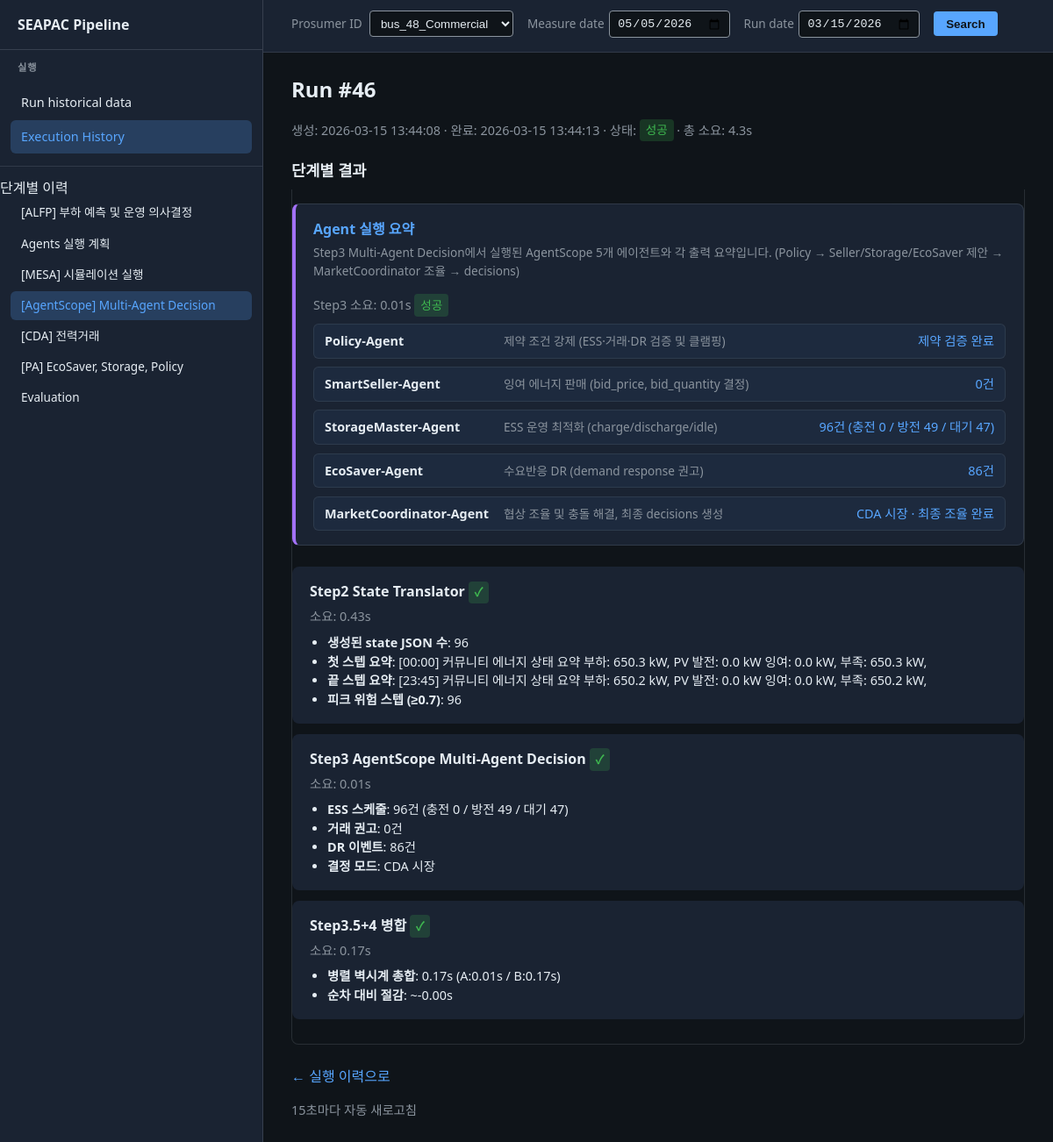
Screenshot of /runs/46?tab=3 with the database file from the repository.
### tables this page shows
CREATE TABLE pipeline_run (
                id INTEGER PRIMARY KEY AUTOINCREMENT,
                created_at TEXT NOT NULL,
                finished_at TEXT,
                status TEXT NOT NULL DEFAULT 'running',
                total_elapsed_sec REAL,
                args_json TEXT,
                error_message TEXT
            , measure_date TEXT);

CREATE TABLE pipeline_stage (
                id INTEGER PRIMARY KEY AUTOINCREMENT,
                run_id INTEGER NOT NULL,
                stage_order INTEGER NOT NULL,
                stage_name TEXT NOT NULL,
                ok INTEGER NOT NULL,
                elapsed_sec REAL NOT NULL DEFAULT 0,
                summary_json TEXT,
                error_text TEXT,
                FOREIGN KEY (run_id) REFERENCES pipeline_run(id)
            );

### pipeline_dashboard/app.py (the view)
@app.route("/runs/<int:run_id>")
def run_detail(run_id: int):
    init_db(_db_path())
    run = get_run_with_stages(run_id, db_path=_db_path())
    if run is None:
        abort(404)
    stages = run.get("stages", [])
    tabs = _stages_for_tabs(stages)
    db_path = _db_path()
    alfp_agent_steps = get_alfp_agent_steps(run_id, stage_order=1, db_path=db_path)
    if alfp_agent_steps is None:
        alfp_agent_steps = []
    alfp_domain_steps = get_alfp_domain_steps(run_id, stage_order=1, db_path=db_path)
    if alfp_domain_steps is None:
        alfp_domain_steps = []
    log.info("run_detail run_id=%s alfp_agent_steps count=%s domain_steps=%s db=%s", run_id, len(alfp_agent_steps), len(alfp_domain_steps), db_path)
    current_tab = request.args.get("tab", "1")
    current_sub = request.args.get("sub", "summary")
    if current_sub not in ("summary", "domain", "steps", "result"):
        current_sub = "summary"
    current_sub4 = request.args.get("sub4", "exec")
    if current_sub4 not in ("exec", "domain"):
        current_sub4 = "exec"
    cda_strategy_logs = []
    cda_negotiation_logs = []
    for s in stages:
        summary = s.get("summary") or {}
        if summary.get("strategy_reasoning_logs"):
            cda_strategy_logs = summary["strategy_reasoning_logs"]
        if summary.get("negotiation_logs"):
            cda_negotiation_logs = summary["negotiation_logs"]
    agentscope_agent_summary = []
    agentscope_step3_stage = None
    for s in stages:
        if "Step3  AgentScope" in s.get("stage_name", ""):
            agentscope_step3_stage = s
            summary = s.get("summary") or {}
            agentscope_agent_summary = [
                {
                    "name": "Policy-Agent",
                    "role": "제약 조건 강제 (ESS·거래·DR 검증 및 클램핑)",
                    "result": "제약 검증 완료",
                },
                {
                    "name": "SmartSeller-Agent",
                    "role": "잉여 에너지 판매 (bid_price, bid_quantity 결정)",
                    "result": summary.get("거래 권고", "—"),
                },
                {
                    "name": "StorageMaster-Agent",
                    "role": "ESS 운영 최적화 (charge/discharge/idle)",
                    "result": summary.get("ESS 스케줄", "—"),
                },
                {
                    "name": "EcoSaver-Agent",
                    "role": "수요반응 DR (demand response 권고)",
                    "result": summary.get("DR 이벤트", "—"),
                },
                {
                    "name": "MarketCoordinator-Agent",
                    "role": "협상 조율 및 충돌 해결, 최종 decisions 생성",
                    "result": (summary.get("결정 모드") or "—") + " · 최종 조율 완료",
                },
            ]
            break
    evaluation_report = None
    out_dir = PROJECT_ROOT / _output_dir()
    for candidate in (out_dir / f"run_{run_id}_evaluation_report.json", out_dir / "evaluation_report.json"):
        if candidate.is_file():
            try:
                with open(candidate, "r", encoding="utf-8") as f:
                    evaluation_report = json.load(f)
                break
            except Exception as e:
                log.warning("evaluation_report read error path=%s: %s", candidate, e)
    cda_execution = None
    cda_exec_path = out_dir / f"run_{run_id}_cda_execution.json"
    if cda_exec_path.is_file():
        try:
            with open(cda_exec_path, "r", encoding="utf-8") as f:
                cda_execution = json.load(f)
        except Exception as e:
            log.warning("cda_execution read error path=%s: %s", cda_exec_path, e)
    prosumer_options = _prosumer_options(_db_path())
    search_run_date = (run.get("created_at") or "")[:10]
    search_prosumer = (run.get("args") or {}).get("prosumer") or ""
    search_measure_date = run.get("measure_date") or ""
    return render_template(
        "run_detail.html",
        run=run,
        current_tab=current_tab,
        current_sub=current_sub,
        current_sub4=current_sub4,
        current_path=request.path,
        prosumer_options=prosumer_options,
        search_run_date=search_run_date,
        search_prosumer=search_prosumer,
        search_measure_date=search_measure_date,
        alfp_agent_steps=alfp_agent_steps,
        alfp_domain_steps=alfp_domain_steps,
        cda_strategy_logs=cda_strategy_logs,
        cda_negotiation_logs=cda_negotiation_logs,
        agentscope_agent_summary=agentscope_agent_summary,
        agentscope_step3_stage=agentscope_step3_stage,
        evaluation_report=evaluation_report,
        cda_execution=cda_execution,
        **tabs,
    )

### pipeline_dashboard/app.py (called while the page is built)
def _format_thousands(value) -> str:
    if value is None:
        return "0"
    try:
        return "{:,.0f}".format(float(value))
    except (TypeError, ValueError):
        return str(value)

@app.before_request
def _log_request():
    log.info("Request  %s  %s", request.method, request.path)

def _output_dir() -> str:
    return os.environ.get("PIPELINE_DB_DIR", "output")

def _db_path() -> Path:
    db_dir = _output_dir()
    return get_db_path(PROJECT_ROOT / db_dir)

def _prosumer_options(db_path: Path):
    all_runs = get_runs(limit=500, db_path=db_path)
    prosumer_set = {r.get("args", {}).get("prosumer") for r in all_runs if (r.get("args") or {}).get("prosumer")}
    prosumer_set.add("bus_48_Commercial")
    return sorted(prosumer_set)

### pipeline_dashboard/db.py (called while the page is built)
def get_db_path(db_dir: Path | str | None = None) -> Path:
    if db_dir is None:
        db_dir = _DEFAULT_DB_DIR
    return Path(db_dir) / _DB_FILENAME

def _connect(db_path: Path) -> sqlite3.Connection:
    db_path.parent.mkdir(parents=True, exist_ok=True)
    conn = sqlite3.connect(str(db_path))
    conn.row_factory = sqlite3.Row
    return conn

### pipeline_dashboard/templates/run_detail.html (shortened to what this page needs)
{% extends "base.html" %}
{% block main_top %}
  <form class="search-bar step-search-bar" method="get" action="{{ url_for('run_detail_by_search') }}" id="step-search-form">
    <span><label for="step-search-prosumer">Prosumer ID</label>
      <select name="prosumer" id="step-search-prosumer">
        {% for p in (prosumer_options or []) %}
        <option value="{{ p|e }}" {% if p == search_prosumer %}selected{% endif %}>{{ p }}</option>
        {% endfor %}
      </select>
    </span>
    <span class="date-field">
      <label for="step-search-measure-date">Measure date</label>
      <input type="date" id="step-search-measure-date" name="measure_date" value="{{ search_measure_date|e }}" aria-label="Measure date">
    </span>
    <span class="date-field">
      <label for="step-search-run-date">Run date</label>
      <input type="date" id="step-search-run-date" name="run_date" value="{{ search_run_date|e }}" aria-label="Run date">
    </span>
    <button type="submit">Search</button>
  </form>
{% endblock %}
{% block content %}
  <h1>Run #{{ run.id }}</h1>
  <div class="run-meta">
    생성: {{ run.created_at }}
    {% if run.finished_at %} · 완료: {{ run.finished_at }}{% endif %}
    · 상태:
    {% if run.status == 'success' %}
      <span class="badge badge-success">성공</span>
    {% elif run.status == 'failure' %}
      <span class="badge badge-failure">실패</span>
    {% else %}
      <span class="badge badge-running">실행 중</span>
    {% endif %}
    {% if run.total_elapsed_sec is not none %}
      · 총 소요: {{ "%.1f"|format(run.total_elapsed_sec) }}s
    {% endif %}
  </div>
  {% set _ct = (current_tab|default('1'))|string %}
  {% set _sub4 = current_sub4|default('exec') %}
  {% if _ct != '4' %}
  <section class="step-results-section" aria-label="단계별 결과">
  <h2 style="font-size: 1.1rem; margin: 1.25rem 0 0.5rem 0;">단계별 결과</h2>
  {% set _sub = current_sub|default('summary') %}
  <div id="tab-3" class="detail-panel {% if _ct == '3' %}active{% endif %}">
    {% if agentscope_agent_summary %}
    <div class="agentscope-summary-section">
      <h4 class="agentscope-summary-title">Agent 실행 요약</h4>
      <p class="agentscope-summary-desc">Step3 Multi-Agent Decision에서 실행된 AgentScope 5개 에이전트와 각 출력 요약입니다. (Policy → Seller/Storage/EcoSaver 제안 → MarketCoordinator 조율 → decisions)</p>
      {% if agentscope_step3_stage %}<p class="run-meta" style="margin: 0 0 0.5rem 0;">Step3 소요: {{ "%.2f"|format(agentscope_step3_stage.elapsed_sec or 0) }}s {% if agentscope_step3_stage.ok %}<span class="badge badge-success">성공</span>{% else %}<span class="badge badge-failure">실패</span>{% endif %}</p>{% endif %}
      <div class="agentscope-agent-list">
        {% for a in agentscope_agent_summary %}
        <div class="agentscope-agent-item">
          <span class="agent-name">{{ a.name }}</span>
          <span class="agent-role">{{ a.role }}</span>
          <span class="agent-result">{{ a.result }}</span>
        </div>
        {% endfor %}
      </div>
    </div>
    {% endif %}
    {% for s in (tab3_stages or []) %}
    <div class="stage">
      <div class="stage-name">{{ s.stage_name }} {% if s.ok %}<span class="badge badge-success">✓</span>{% else %}<span class="badge badge-failure">✗</span>{% endif %}</div>
      <div class="stage-meta">소요: {{ "%.2f"|format(s.elapsed_sec) }}s</div>
      {% if s.summary %}
      <div class="stage-summary"><ul>{% for key, val in s.summary.items() %}<li><strong>{{ key }}</strong>: {{ val }}</li>{% endfor %}</ul></div>
      {% endif %}
    </div>
    {% else %}
    <p class="no-content">해당 단계 결과가 없습니다.</p>
    {% endfor %}
  </div>
    {% set _pa_summary = ((tab5_stages or [])[0].summary or {}) if ((tab5_stages or [])|length > 0) else {} %}
  </section>
  {% endif %}
  <p style="margin-top: 1.5rem;"><a href="/">← 실행 이력으로</a></p>
  <p class="run-meta" style="margin-top: 1rem;">15초마다 자동 새로고침{% if run.status == 'running' %} (실행 중){% endif %}</p>
{% endblock %}

### rows the page displays
pipeline_run: measure_date "05/05/2026", id "46", created_at "2026-03-15 13:44:08", finished_at "2026-03-15 13:44:13", total_elapsed_sec "4.3"
pipeline_stage: elapsed_sec "0.01", stage_name "Step3 AgentScope Multi-Agent Decision", summary "ESS 스케줄" "거래 권고" "DR 이벤트" "결정 모드", summary "96건 (충전 0 / 방전 49 / 대기 47)" "0건" "86건" "CDA 시장"
pipeline_stage: stage_name "Step2 State Translator", elapsed_sec "0.43", summary "생성된 state JSON 수" "첫 스텝 요약" "끝 스텝 요약" "피크 위험 스텝 (≥0.7)", summary "96" "[00:00] 커뮤니티 에너지 상태 요약 부하: 650.3 kW, PV 발전: 0.0 kW 잉여: 0.0 kW, 부족: 650.3 kW," "[23:45] 커뮤니티 에너지 상태 요약 부하: 650.2 kW, PV 발전: 0.0 kW 잉여: 0.0 kW, 부족: 650.2 kW," "96"
pipeline_stage: stage_name "Step3.5+4 병합", elapsed_sec "0.17", summary "병렬 벽시계 총합" "순차 대비 절감", summary "0.17s (A:0.01s / B:0.17s)" "~-0.00s"

### other values shown
{{ a.name }} "Policy-Agent" "SmartSeller-Agent" "StorageMaster-Agent" "EcoSaver-Agent" "MarketCoordinator-Agent"
{{ a.role }} "제약 조건 강제 (ESS·거래·DR 검증 및 클램핑)" "잉여 에너지 판매 (bid_price, bid_quantity 결정)" "ESS 운영 최적화 (charge/discharge/idle)" "수요반응 DR (demand response 권고)" "협상 조율 및 충돌 해결, 최종 decisions 생성"
{{ a.result }} "제약 검증 완료" "0건" "96건 (충전 0 / 방전 49 / 대기 47)" "86건" "CDA 시장 · 최종 조율 완료"
form field prosumer "bus_48_Commercial"
